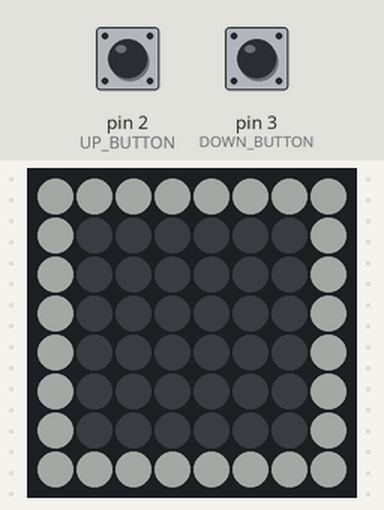
Bench run of a sketch on a simulated Arduino Uno, built with avr-gcc and run on an emulated ATmega328P. Parts: 8×8 RGB LED matrix (first LED top left, wired row by row). Inputs (shaded band) come from the test bench; at power-on: pin 2 (UP_BUTTON) HIGH, pin 3 (DOWN_BUTTON) HIGH. Dim RGB values are drawn brighter than linear; random numbers use the default seed unless the sketch sets one.

Above: at 2.9 s.
At 9.44 s:
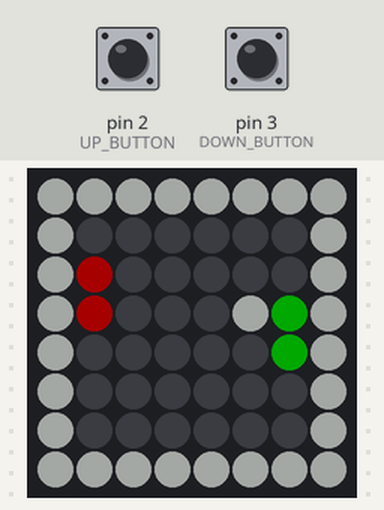
At 15.49 s:
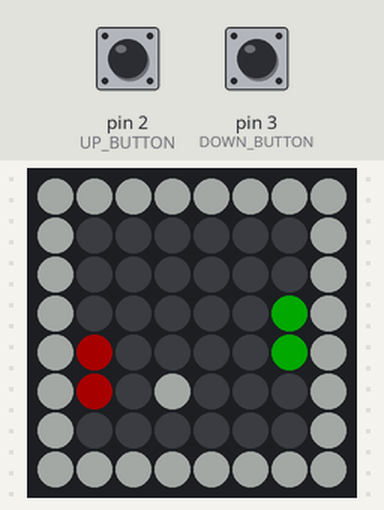
At 21.78 s:
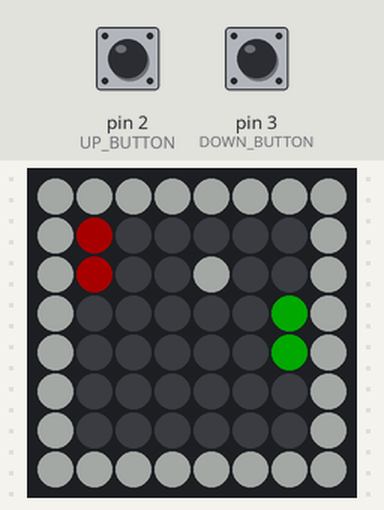
At 29.84 s:
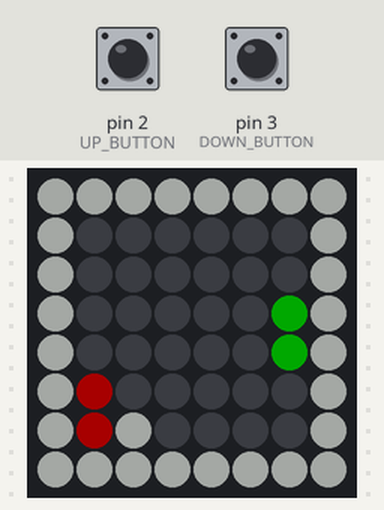
At 37.9 s:
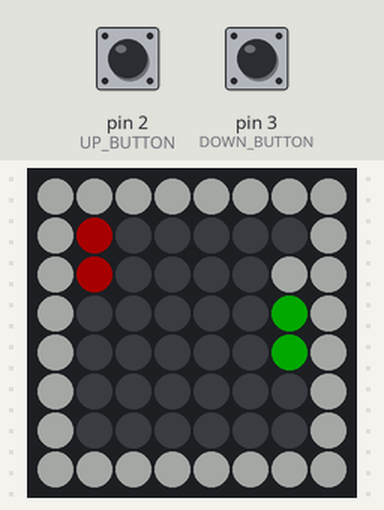

The sketch:

pong_ledmuur_beter.ino
```cpp
#include <Adafruit_GFX.h>
#include <Adafruit_NeoMatrix.h>
#include <Adafruit_NeoPixel.h>

#define UP_BUTTON 2
#define DOWN_BUTTON 3

// Color definitions
#define LED_BLACK		0
#define LED_RED		(15 << 11)
#define LED_GREEN 	(31 << 5)
#define LED_BLUE 	15
#define LED_ORANGE	(LED_RED  + LED_GREEN)
#define LED_PURPLE	(LED_RED  + LED_BLUE)
#define LED_CYAN	(LED_GREEN  + LED_BLUE)
#define LED_WHITE	(LED_RED  + LED_GREEN  + LED_BLUE)


const unsigned long PADDLE_RATE = 125;
const unsigned long BALL_RATE = 250;
const uint8_t PADDLE_HEIGHT = 2;
int MAX_SCORE = 8;

int CPU_SCORE = 0;
int PLAYER_SCORE = 0;

#define LED_PIN 8

Adafruit_NeoMatrix matrix = Adafruit_NeoMatrix(8, 8, LED_PIN,
    NEO_MATRIX_TOP + NEO_MATRIX_LEFT +
    NEO_MATRIX_ROWS + NEO_MATRIX_ZIGZAG,
    NEO_GRBW + NEO_KHZ800);

void drawCourt();

uint8_t ball_x = 3, ball_y = 3;
uint8_t ball_dir_x = 1, ball_dir_y = 1;

boolean gameIsRunning = true;
boolean resetBall = false;


unsigned long ball_update;
unsigned long paddle_update;

const uint8_t CPU_X = 1;
uint8_t cpu_y = 3;

const uint8_t PLAYER_X = 6;
uint8_t player_y = 3;

void setup() {

    pinMode(UP_BUTTON, INPUT_PULLUP);
    pinMode(DOWN_BUTTON, INPUT_PULLUP);
    matrix.begin();
    matrix.fillScreen(0);
    matrix.show();

    unsigned long start = millis();

    drawCourt();

    while (millis() - start < 2000);
    ball_update = millis();
    paddle_update = ball_update;
    ball_x = random(3, 4);
    ball_y = random(3, 4);
}

void loop() {

    unsigned long time = millis();
    static bool up_state = false;
    static bool down_state = false;

    up_state |= (digitalRead(UP_BUTTON) == LOW);
    down_state |= (digitalRead(DOWN_BUTTON) == LOW);

    if (resetBall)
    {
        ball_x = random(3, 4);
        ball_y = random(3, 4);
        do
        {
            ball_dir_x = random(-1, 1);
        } while (ball_dir_x == 0);

        do
        {
            ball_dir_y = random(-1, 1);
        } while (ball_dir_y == 0);


        resetBall = false;
    }

    if (time > ball_update && gameIsRunning) {
        uint8_t new_x = ball_x + ball_dir_x;
        uint8_t new_y = ball_y + ball_dir_y;

        // Check if we hit the vertical walls
        if (new_x == 0) //Player Gets a Point
        {
            PLAYER_SCORE++;
            if (PLAYER_SCORE == MAX_SCORE)
            {
                gameOver();
            }
            else
            {
                showScore();
            }
        }

        // Check if we hit the vertical walls
        if (new_x == 7) //CPU Gets a Point
        {
            CPU_SCORE++;
            if (CPU_SCORE == MAX_SCORE)
            {
                gameOver();
            }
            else
            {
                showScore();
            }
        }

        // Check if we hit the horizontal walls.
        if (new_y == 0 || new_y == 7) {
            ball_dir_y = -ball_dir_y;
            new_y += ball_dir_y + ball_dir_y;
        }

        // Check if we hit the CPU paddle
        if (new_x == CPU_X && new_y >= cpu_y && new_y <= cpu_y + PADDLE_HEIGHT) {
            ball_dir_x = -ball_dir_x;
            new_x += ball_dir_x + ball_dir_x;
        }

        // Check if we hit the player paddle
        if (new_x == PLAYER_X
            && new_y >= player_y
            && new_y <= player_y + PADDLE_HEIGHT)
        {
            ball_dir_x = -ball_dir_x;
            new_x += ball_dir_x + ball_dir_x;
        }

        matrix.drawPixel(ball_x, ball_y, LED_BLACK);
        matrix.drawPixel(new_x, new_y, LED_WHITE);
        matrix.show();
        ball_x = new_x;
        ball_y = new_y;

        ball_update += BALL_RATE;

    }

    if (time > paddle_update && gameIsRunning) {
        paddle_update += PADDLE_RATE;

        // CPU paddle
        matrix.drawFastVLine(CPU_X, cpu_y, PADDLE_HEIGHT, LED_BLACK);
        const uint8_t half_paddle = PADDLE_HEIGHT >> 1;
        if (cpu_y + half_paddle > ball_y) {
            cpu_y -= 1;
        }
        if (cpu_y + half_paddle < ball_y) {
            cpu_y += 1;
        }
        if (cpu_y < 1) cpu_y = 1;
        if (cpu_y + PADDLE_HEIGHT > 7) cpu_y = 7 - PADDLE_HEIGHT;
        matrix.drawFastVLine(CPU_X, cpu_y, PADDLE_HEIGHT, LED_RED);
        matrix.show();

        // Player paddle
        matrix.drawFastVLine(PLAYER_X, player_y, PADDLE_HEIGHT, LED_BLACK);
        if (up_state) {
            player_y -= 1;
        }
        if (down_state) {
            player_y += 1;
        }
        up_state = down_state = false;
        if (player_y < 1) player_y = 1;
        if (player_y + PADDLE_HEIGHT > 7) player_y = 7 - PADDLE_HEIGHT;
        matrix.drawFastVLine(PLAYER_X, player_y, PADDLE_HEIGHT, LED_GREEN);
        matrix.show();
    }
  matrix.show();
}

void drawCourt() {
  matrix.drawRect(0, 0, 8, 8, LED_WHITE);
  matrix.show();
}

void gameOver()
{
    gameIsRunning = false;
    matrix.fillScreen(LED_BLACK);
    drawCourt();
    /*if (PLAYER_SCORE > CPU_SCORE)
    {
        display.setCursor(5, 4);
        display.setTextColor(WHITE);
        display.setTextSize(2);
        display.print("You Won");
    }
    else
    {
        display.setCursor(5, 4);
        display.setTextColor(WHITE);
        display.setTextSize(2);
        display.print("CPU WON");
    }

    display.setCursor(20, 30);
    display.setTextColor(RED);
    display.setTextSize(3);
    display.print(String(CPU_SCORE));

    display.setCursor(60, 30);
    display.setTextColor(GREEN);
    display.setTextSize(3);
    display.print(String(PLAYER_SCORE));

    delay(2000);
    */
    while (digitalRead(UP_BUTTON) == HIGH && digitalRead(DOWN_BUTTON) == HIGH)
    {
        delay(100);
    }
    gameIsRunning = true;

    CPU_SCORE = PLAYER_SCORE = 0;

    unsigned long start = millis();
    matrix.fillScreen(LED_BLACK);
    drawCourt();
    while (millis() - start < 2000);
    ball_update = millis();
    paddle_update = ball_update;
    gameIsRunning = true;
    resetBall = true;
}

void showScore()
{
    gameIsRunning = false;
    matrix.fillScreen(LED_BLACK);
    drawCourt();
    /*
    display.setCursor(15, 4);
    display.setTextColor(WHITE);
    display.setTextSize(2);
    display.print("Score");

    display.setCursor(20, 30);
    display.setTextColor(RED);
    display.setTextSize(3);
    display.print(String(CPU_SCORE));

    display.setCursor(60, 30);
    display.setTextColor(GREEN);
    display.setTextSize(3);
    display.print(String(PLAYER_SCORE));
    */
    delay(2000);
    unsigned long start = millis();

    matrix.fillScreen(LED_BLACK);
    drawCourt();
    while (millis() - start < 2000);
    ball_update = millis();
    paddle_update = ball_update;
    gameIsRunning = true;
    resetBall = true;
}
```

Measured:
- what the display in image 0 shows lasts 4.0 s, from 2.8 s to 6.8 s
